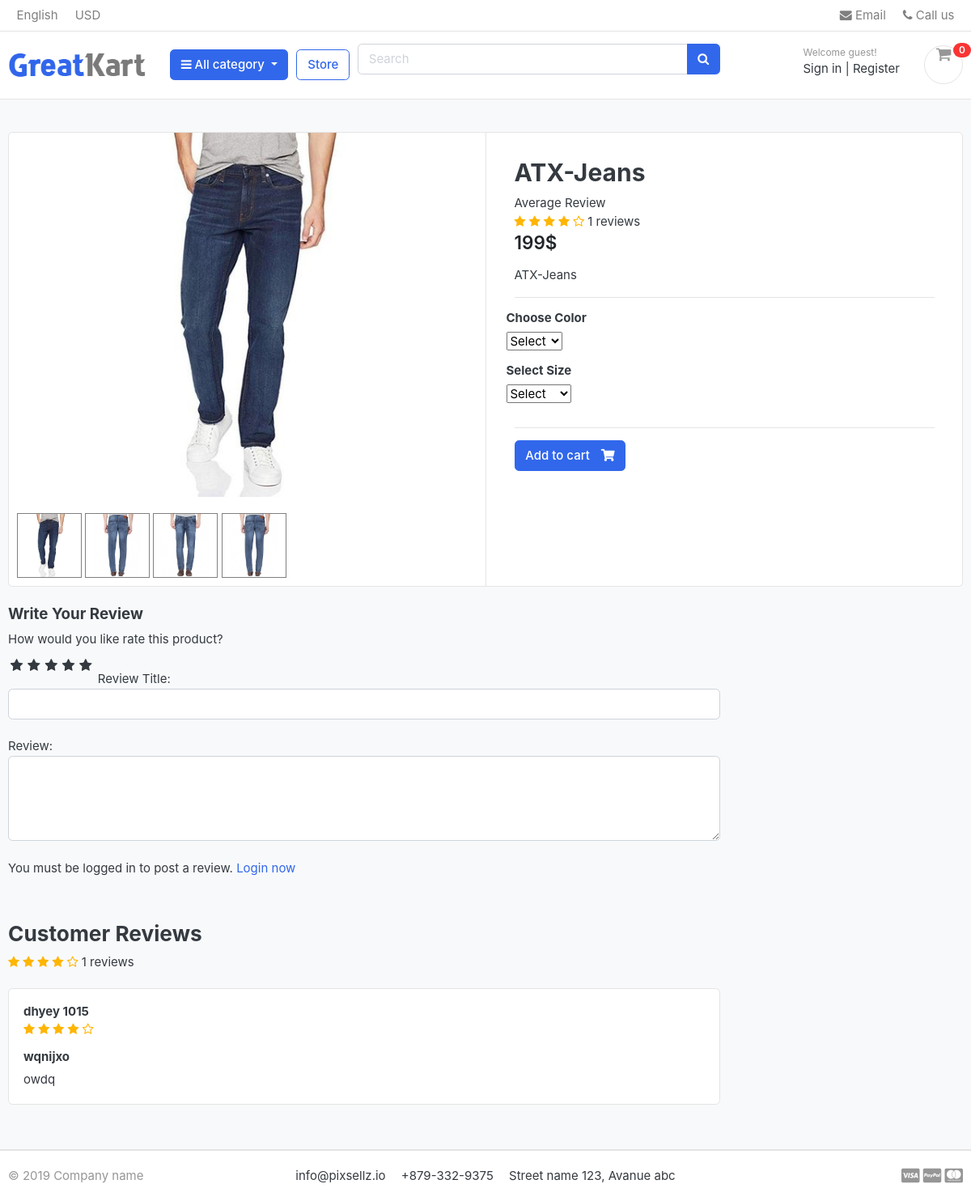
/store/category/jeans/atx-jeans/, run on the app's committed database.
### store/models.py (models this page shows, shortened)
class Product (models.Model):
    product_name = models.CharField(max_length=200, unique=True)
    slug = models.SlugField(max_length=200, unique=True)
    description = models.TextField(max_length=255,blank=True)
    price = models.IntegerField()
    image = models.ImageField(upload_to='photos/products',)
    stock  = models.IntegerField()
    is_available = models.BooleanField(default=True)
    category = models.ForeignKey(Category, on_delete=models.CASCADE)
    created_date = models.DateTimeField(auto_now_add=True)
    modified_date  = models.DateTimeField(auto_now = True)
    def averageReview(self):
        reviews = ReviewRating.objects.filter(product = self, status = True).aggregate(average=Avg('rating'))
        avg = 0
        if reviews['average'] is not None:
            avg = float(reviews['average'])
        return avg
    def countReview(self):
        reviews = ReviewRating.objects.filter(product = self, status = True).aggregate(count=Count('rating'))
        count = 0
        if reviews['count'] is not None:
            count = int(reviews['count'])
        return count

class ProductGallery(models.Model):
    product = models.ForeignKey(Product, default=None, on_delete=models.CASCADE)
    image = models.ImageField(upload_to='store/products',max_length=255)
    class Meta:
        verbose_name = 'product gallerys'
        verbose_name_plural = 'product gallery'

class ReviewRating(models.Model):
    product = models.ForeignKey(Product, on_delete=models.CASCADE)
    user = models.ForeignKey(Account, on_delete=models.CASCADE)
    subject = models.CharField(max_length=100, blank=True)
    review = models.TextField(max_length=500, blank=True)
    rating = models.FloatField()
    ip = models.CharField(max_length=20,blank=True)
    status = models.BooleanField(default=True)
    created_at = models.DateTimeField(auto_now_add=True)
    updated_at = models.DateTimeField(auto_now=True)

### accounts/models.py (models this page shows, shortened)
class Account(AbstractBaseUser):
    first_name = models.CharField(max_length=50)
    last_name = models.CharField (max_length=50)
    username = models.CharField(max_length=50,unique=True)
    email = models.EmailField(max_length=100, unique=True)
    phone_number = models.CharField(max_length=50) #<---- here after bracket, unique = True
    date_joined = models.DateTimeField(auto_now_add=True)
    last_login = models.DateTimeField(auto_now_add=True)
    is_admin = models.BooleanField(default=False)
    is_staff = models.BooleanField(default=False)
    is_active = models.BooleanField(default=False)
    is_superadmin = models.BooleanField(default=False)
    USERNAME_FIELD = 'email'
    REQUIRED_FIELDS = ['username', 'first_name', 'last_name']
    objects = Myaccountmanager()
    def full_name(self):
        return f"{self.first_name} {self.last_name}"

### store/views.py (the view)
# urls.py: path('category/<slug:category_slug>/<slug:product_slug>/', views.product_detail , name ='product_detail'),
def product_detail(request,category_slug,product_slug):
    try:
        single_product = Product.objects.get(category__slug=category_slug, slug = product_slug)
        in_cart = CartItem.objects.filter(cart__cart_id= _cart_id(request),product = single_product).exists()
    except Exception as e:
        raise e
    if request.user.is_authenticated:
        try:
            orderproduct = OrderProduct.objects.filter(user=request.user, product_id = single_product.id).exists()
        except OrderProduct.DoesNotExist:
            orderproduct = None
    else:
        orderproduct = None
    reviews = ReviewRating.objects.filter(product_id = single_product.id, status = True)
    product_gallery = ProductGallery.objects.filter(product_id = single_product.id)
    context = {
        'single_product': single_product,
        'in_cart':in_cart,
        'orderproduct': orderproduct,
        'reviews': reviews,
        'product_gallery': product_gallery,
    }
    return render(request, 'store/product_detail.html',context)

### carts/context_processors.py (called while the page is built)
def counter(request):
    cart_count=0
    if 'admin' in request.path:
        return {}
    else:
        try:
            cart = Cart.objects.filter(cart_id = _cart_id(request))
            if request.user.is_authenticated:
                cart_items = CartItem.objects.all().filter(user=request.user)
            else:
                cart_items = CartItem.objects.all().filter(cart=cart[:1])
            for cart_item in cart_items:
                cart_count += cart_item.quantity
        except Cart.DoesNotExist:
            cart_count = 0
    return dict(cart_count=cart_count)

### carts/views.py (called while the page is built)
def _cart_id(request):
    cart = request.session.session_key
    if not cart:
        cart = request.session.create()
    return cart

### category/context_processors.py (called while the page is built)
def menu_links(request):
    links = Category.objects.all() #fetch all the categories form database
    return dict(links= links)

### category/models.py (called while the page is built)
    def get_url(self):
        return reverse('products_by_category', args=[self.slug])

### store/models.py (called while the page is built)
    def colors(self):
        return super(VariationManager,self).filter(variation_category = 'color', is_active=True)

    def sizes(self):
        return super(VariationManager,self).filter(variation_category= 'size', is_active=True)

### templates/store/product_detail.html (shortened to what this page needs)
{%extends 'base.html'%}
{%load static%}
{%block content%}
<section class="section-content padding-y bg">
<div class= "container">
<div class="card">
	<div class="row no-gutters">
		<aside class="col-md-6">
<article class="gallery-wrap">
	<div class="img-big-wrap mainImage">
		<center><img src="{{ single_product.image.url }}"></center>
	</div>
</article>
	<ul class = "thumb">
		<li>
			<a href = "{{ single_product.image.url }}" target = "mainImage"><img src= "{{ single_product.image.url }}" alt= "Product Image"></a>
			{% for i in product_gallery %}
			<a href = "{{ i.image.url }}" target = "mainImage"><img src= "{{ i.image.url }}" alt= "Product Image"></a>
			{% endfor %}
		</li>
	</ul>
		</aside>
		<main class="col-md-6 border-left">
<form action="{% url 'add_cart' single_product.id %}" method ="POST">
	<article class="content-body">
	<h2 class="title">{{single_product.product_name}}</h2>
	<div class = "rating-star">
		<span>Average Review
			<br>
			<i class="fa fa-star{% if single_product.averageReview < 0.5 %}-o{% elif single_product.averageReview >= 0.5 and single_product.averageReview < 1%}-half-o {% endif %}" aria-hidden="true"></i>
			<i class="fa fa-star{% if single_product.averageReview < 1.5 %}-o{% elif single_product.averageReview >= 1.5 and single_product.averageReview < 2%}-half-o {% endif %}" aria-hidden="true"></i>
			<i class="fa fa-star{% if single_product.averageReview < 2.5 %}-o{% elif single_product.averageReview >= 2.5 and single_product.averageReview < 3%}-half-o {% endif %}" aria-hidden="true"></i>
			<i class="fa fa-star{% if single_product.averageReview < 3.5 %}-o{% elif single_product.averageReview >= 3.5 and single_product.averageReview < 4%}-half-o {% endif %}" aria-hidden="true"></i>
			<i class="fa fa-star{% if single_product.averageReview < 4.5 %}-o{% elif single_product.averageReview >= 4.5 and single_product.averageReview < 5%}-half-o {% endif %}" aria-hidden="true"></i>
		</span>
		<span>
			{{ single_product.countReview}} reviews
		</span>
	</div>
	<div class="mb-3">
		<var class="price h4">{{ single_product.price}}$</var>
	</div>
	<p>{{single_product.description}}</p>
	<hr>
		<div class="row">
			<div class="item-option-select">
				<h6>Choose Color</h6>
				<select name= "color" class = "from-control" required>
					<option value="" disabled selected>Select</option>
				</select>
			</div>
		</div>
		<div class="row">
			<div class="item-option-select">
				<h6>Select Size</h6>
				<select name= "size" class = "from-control">
					<option value="" disabled selected>Select</option>
				</select>
			</div>
		</div>
		<hr>
		{% if single_product.stock <= 0 %}
			<h5 class = "text-danger">Out Of Stock</h5>
		{% else %}
			<button type = "submit" class="btn btn-primary"> <span class="text">Add to cart</span> <i class="fas fa-shopping-cart"></i></button>
		{% endif %}
	</article>
</form>
		</main>
	</div>
</div>
<br>
<div class="row">
			<div class="col-md-9">
	<form action="{% url 'submit_review' single_product.id %}" method = "POST">
		<h5>Write Your Review</h5>
		<div>
			<label>How would you like rate this product?</label>
			<br>
			<div class ="rate">
				<input type="radio" name="rating" id = "rating10" value = "5" required><label for ="rating10" title = "5"></label>
				<input type="radio" name="rating" id = "rating8" value = "4" required><label for ="rating8" title = "4"></label>
				<input type="radio" name="rating" id = "rating6" value = "3" required><label for ="rating6" title = "3"></label>
				<input type="radio" name="rating" id = "rating4" value = "2" required><label for ="rating4" title = "2"></label>
				<input type="radio" name="rating" id = "rating2" value = "1" required><label for ="rating2" title = "1"></label>
			</div>
			Review Title:
			<input type="text" class="form-control" name="subject" required></input>
			<br>
			Review:
			<textarea name="review" class="form-control" rows="4" required></textarea>
			<br>
			{% if user.is_authenticated %}
				{% if orderproduct %}
					<input type="submit" class="btn btn-primary" value="Submit Review">
				{% else %}
					<p>You must purchase this product first to post a review </p>
				{% endif %}
			{% else %}
				<p>You must be logged in to post a review. <span><a href="{% url 'login' %}">Login now</a></span></p>
			{% endif %}
		</div>
	</form>
<br>
	<header class="section-heading">
		<h3>Customer Reviews</h3>
		<div class = "rating-star">
			<span>
				<i class="fa fa-star{% if single_product.averageReview < 0.5 %}-o{% elif single_product.averageReview >= 0.5 and single_product.averageReview < 1%}-half-o {% endif %}" aria-hidden="true"></i>
				<i class="fa fa-star{% if single_product.averageReview < 1.5 %}-o{% elif single_product.averageReview >= 1.5 and single_product.averageReview < 2%}-half-o {% endif %}" aria-hidden="true"></i>
				<i class="fa fa-star{% if single_product.averageReview < 2.5 %}-o{% elif single_product.averageReview >= 2.5 and single_product.averageReview < 3%}-half-o {% endif %}" aria-hidden="true"></i>
				<i class="fa fa-star{% if single_product.averageReview < 3.5 %}-o{% elif single_product.averageReview >= 3.5 and single_product.averageReview < 4%}-half-o {% endif %}" aria-hidden="true"></i>
				<i class="fa fa-star{% if single_product.averageReview < 4.5 %}-o{% elif single_product.averageReview >= 4.5 and single_product.averageReview < 5%}-half-o {% endif %}" aria-hidden="true"></i>
				<span>
					{{ single_product.countReview}} reviews
				</span>
			</span>
		</div>
	</header>
{% for review in reviews %}
	<article class="box mb-3">
		<div class="icontext w-100">
			<div class="text">
				<h6 class="mb-1">{{review.user.full_name}}</h6>
				<div class = "rating-star">
					<span>
						<i class="fa fa-star{% if review.rating == 0.5 %}-half-o{% elif review.rating < 1%}-o {% endif %}" aria-hidden="true"></i>
						<i class="fa fa-star{% if review.rating == 1.5 %}-half-o{% elif review.rating < 2%}-o {% endif %}" aria-hidden="true"></i>
						<i class="fa fa-star{% if review.rating == 2.5 %}-half-o{% elif review.rating < 3%}-o {% endif %}" aria-hidden="true"></i>
						<i class="fa fa-star{% if review.rating == 3.5 %}-half-o{% elif review.rating < 4%}-o {% endif %}" aria-hidden="true"></i>
						<i class="fa fa-star{% if review.rating == 4.5 %}-half-o{% elif review.rating < 5%}-o {% endif %}" aria-hidden="true"></i>
					</span>
				</div>
			</div>
		</div>
		<div class="mt-3">
			<h6>{{ review.subject }}</h6>
			<p>
				{{review.review}}
			</p>
		</div>
	</article>
{% endfor %}
	</div>
</div>
</div>
</section>
{%endblock%}

### dkart/static/css/ui.css (style rules this page uses)
html { font-family: "Inter", sans-serif; font-size: 15px; }
.content-body { flex: 1 1 auto; padding: 2rem 2.3rem; }
.padding-y { padding-top: 40px; padding-bottom: 40px; }
var { font-style: normal; }
article:after, .form-group:after { display: block; clear: both; content: ""; }
.bg { background-color: #f8f9fa; }
.section-heading { margin-bottom: 20px; margin-top: 15px; }
p:last-child { margin-bottom: 0; }
.btn .text + i { margin-left: 10px; }
.icontext { display: inline-flex; align-items: center; vertical-align: middle; }
.icontext .text { width: 100%; line-height: 1.2; }
.price { font-weight: 600; color: #212529; }
.box { padding: 18px; background: #fff; border-radius: 0.37rem; border: 1px solid #e4e4e4; }
.gallery-wrap .img-big-wrap { margin-bottom: 10px; border-radius: 0.37rem; overflow: hidden; background-color: #fff; }
.gallery-wrap .img-big-wrap img { height: 450px; width: auto; display: inline-block; }
.item-option-select { margin-bottom: 1rem; display: inline-block; margin-right: 15px; }

### dkart/static/css/custom.css (style rules this page uses)
.rate { display: inline-block; border: 0; }
.rate > label { float: right; }
.rate > label:before { display: inline-block; font-size: 1.1rem; font-family: FontAwesome; content: "\f005"; margin:0; padding: 0.3rem .2rem; cursor: pointer; }
.rating-star i { color: #ffb503 !important; }
ul.thumb { margin:0 auto; padding: 0; float: left; }
ul.thumb li { list-style: none; margin: 10px; }
ul.thumb li img { width: 80px; height: 80px; border: 1px solid grey; }

### data on the page
Product: image (picture), product_name "ATX-Jeans", countReview "1", price "199", description "ATX-Jeans"
ProductGallery: image (picture)
ProductGallery: image (picture)
ProductGallery: image (picture)
ReviewRating: user.full_name "dhyey 1015", subject "wqnijxo", review "owdq"

### other printed values
{{ cart_count }} "0"
